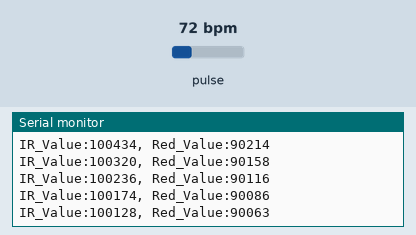
This sketch was run on a simulated Arduino Uno, built with avr-gcc and run on an emulated ATmega328P. Shown: the last lines printed to the serial monitor. The inputs (shaded band) are chosen by the test bench; at power-on: pulse 72 bpm.

Above: at 1.2 s.
1.3 s: pulse set to 42 bpm
At 1.35 s:
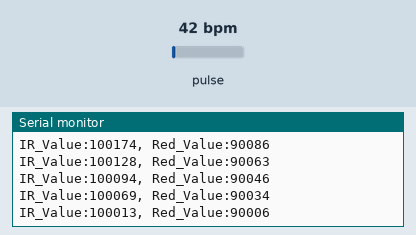
2.8 s: pulse set to 70 bpm
At 2.81 s:
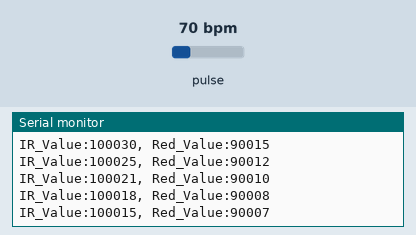
Timing chart, 0 to 5.8 s (numbered marks = the images above; inputs shaded):
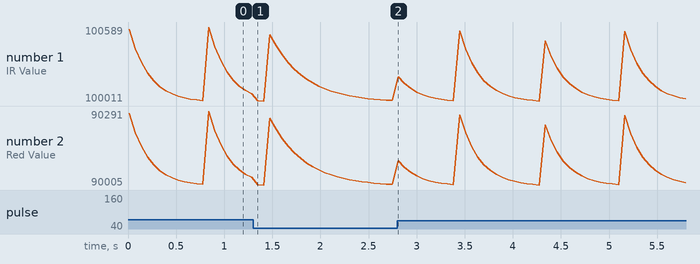

Measured:
- after the input at 1.3 s, the serial monitor: prints a new line after 0.05 s (image 1)

The sketch:

sketch_mar12a.ino
```cpp
#include <Wire.h>
#include "MAX30105.h" // This library handles the MAX30102 as well

MAX30105 particleSensor;

void setup() {
  // Start the serial communication to your laptop
  Serial.begin(115200);
  Serial.println("Initializing MAX30102...");

  // Initialize the sensor (I2C)
  if (!particleSensor.begin(Wire, I2C_SPEED_FAST)) {
    Serial.println("MAX30102 was not found. Please check wiring/power.");
    while (1); // Halt execution if sensor isn't found
  }

  byte ledBrightness = 60;   // Tuned for 5.0V VLED hardware supply
  byte sampleAverage = 8;    // Hardware averaging of 8 samples
  byte ledMode = 2;          // Red + IR mode for physiological data
  int sampleRate = 400;      // Native 400 Hz sampling rate
  int pulseWidth = 411;      // 411 µs unlocks 18-bit ADC resolution
  int adcRange = 4096;       // 4096 nA maximizes dynamic range

  // Apply base configuration
  particleSensor.setup(ledBrightness, sampleAverage, ledMode, sampleRate, pulseWidth, adcRange);

}

void loop() {
  // Read the raw values
  long irValue = particleSensor.getIR();
  long redValue = particleSensor.getRed();

  // Print the time-series data to the Serial Monitor
  Serial.print("IR_Value:");
  Serial.print(irValue);
  Serial.print(", Red_Value:");
  Serial.println(redValue);

  // Small delay to make the data stream manageable
  delay(50);
}
```
